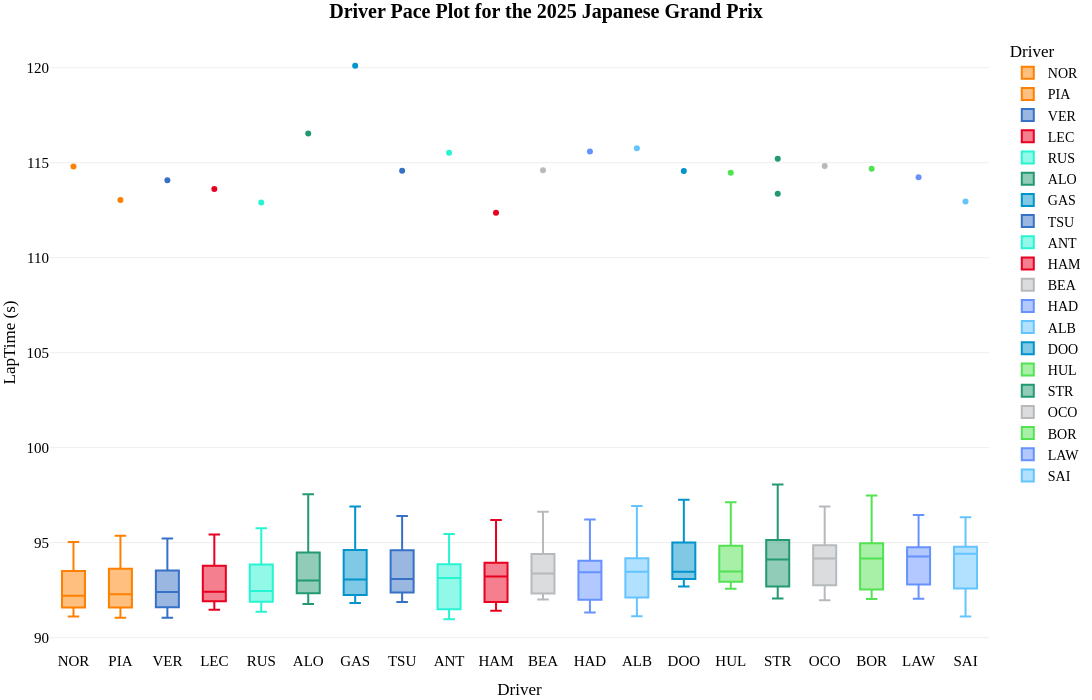

The code cell stored with this chart in its notebook:
### Code cell
fig_pace=px.box(
    transformed_laps.sort_values(by=["median","LapNumber"]),
    x="Driver",
    y="LapTime (s)",
    color='Driver',
    template="xgridoff",
    title="<b>Driver Pace Plot for the {} {}</b>".format(year,gp),
    # palette=team_palette,
    # whiskerprops=dict(color="white"),
    # boxprops=dict(edgecolor="white"),
    # medianprops=dict(color="grey"),
    # capprops=dict(color="white"),
    height=700, width=1200,

color_discrete_map={
                 "VER": "#3671C6",
                 "TSU": "#3671C6",
                 "LEC": "#E80020",
                 "HAM": "#E80020",
                 "NOR": "#FF8000",
                 "PIA": "#FF8000",
                 "RUS": "#27F4D2",
                 "ANT": "#27F4D2",
                 "GAS": "#0093CC",
                 "DOO": "#0093CC",
                 "ALO": "#229971",
                 "STR": "#229971",
                 "SAI": "#64C4FF",
                 "ALB": "#64C4FF",
                 "HUL": "#52e252",
                 "BOR": "#52e252",
                 "LAW": "#6692FF",
                 "HAD": "#6692FF",
                 "OCO": "#B6BABD",
                 "BEA": "#B6BABD"
          }
)
fig_pace.update_traces(opacity=1)
fig_pace.update_layout(
    title_x=0.5,
    hoverlabel=dict(
    bgcolor="white",
    font_size=16,
    font_family="PT Sans Narrow"
    ),
    yaxis = dict(tickfont = dict(size=15)),
    xaxis = dict(tickfont = dict(size=15)),
    font=dict(
        family="PT Sans Narrow",
        size=14,
        color="Black"
    ),
    title_font_family="PT Sans Narrow",
    margin=dict(l=50, r=5, t=35, b=50)
)
fig_pace.show()

### Figure 1 — Plotly figure (JSON) as saved in the notebook; plotly's stock layout.template omitted (floating-point values rounded to 4 significant figures)
{"data": [{"alignmentgroup": "True", "hovertemplate": "Driver=%{x}<br>LapTime (s)=%{y}<extra></extra>", "legendgroup": "NOR", "marker": {"color": "#FF8000"}, "name": "NOR", "notched": false, "offsetgroup": "NOR", "opacity": 1, "orientation": "v", "showlegend": true, "type": "box", "x": ["NOR", "NOR", "NOR", "NOR", "NOR", "NOR", "NOR", "NOR", "NOR", "NOR", "NOR", "NOR", "NOR", "NOR", "NOR", "NOR", "NOR", "NOR", "NOR", "NOR", "NOR", "NOR", "NOR", "NOR", "NOR", "NOR", "NOR", "NOR", "NOR", "NOR", "NOR", "NOR", "NOR", "NOR", "NOR", "NOR", "NOR", "NOR", "NOR", "NOR", "NOR", "NOR", "NOR", "NOR", "NOR", "NOR", "NOR", "NOR", "NOR", "NOR", "NOR", "NOR"], "x0": " ", "xaxis": "x", "y": [93.95, 93.79, 93.84, 93.95, 93.94, 93.82, 93.59, 93.51, 93.65, 93.57, 93.47, 93.47, 93.51, 93.51, 93.4, 93.33, 93.26, 92.99, 93.12, 95.03, 114.8, 92.72, 92.72, 92.24, 92.57, 92.3, 92.08, 92.18, 92.11, 91.76, 91.91, 91.91, 91.9, 91.98, 91.63, 91.74, 91.66, 91.96, 91.59, 91.52, 91.46, 91.57, 91.41, 91.52, 91.38, 91.36, 91.4, 91.46, 91.15, 91.12, 91.45, 91.42], "y0": " ", "yaxis": "y"}, {"alignmentgroup": "True", "hovertemplate": "Driver=%{x}<br>LapTime (s)=%{y}<extra></extra>", "legendgroup": "PIA", "marker": {"color": "#FF8000"}, "name": "PIA", "notched": false, "offsetgroup": "PIA", "opacity": 1, "orientation": "v", "showlegend": true, "type": "box", "x": ["PIA", "PIA", "PIA", "PIA", "PIA", "PIA", "PIA", "PIA", "PIA", "PIA", "PIA", "PIA", "PIA", "PIA", "PIA", "PIA", "PIA", "PIA", "PIA", "PIA", "PIA", "PIA", "PIA", "PIA", "PIA", "PIA", "PIA", "PIA", "PIA", "PIA", "PIA", "PIA", "PIA", "PIA", "PIA", "PIA", "PIA", "PIA", "PIA", "PIA", "PIA", "PIA", "PIA", "PIA", "PIA", "PIA", "PIA", "PIA", "PIA", "PIA", "PIA", "PIA"], "x0": " ", "xaxis": "x", "y": [94.08, 94.04, 93.7, 93.97, 93.83, 93.85, 93.77, 93.59, 94.17, 93.48, 93.33, 93.25, 93.56, 93.36, 93.57, 93.67, 93.66, 93.44, 95.36, 113.0, 93.84, 93.02, 92.39, 92.4, 92.44, 92.44, 92.14, 92.18, 92.05, 92.0, 91.83, 91.43, 91.68, 91.85, 91.61, 91.62, 91.76, 91.63, 91.47, 91.56, 91.33, 91.42, 91.88, 91.55, 91.28, 91.22, 91.11, 91.84, 91.54, 91.14, 91.2, 91.04], "y0": " ", "yaxis": "y"}, {"alignmentgroup": "True", "hovertemplate": "Driver=%{x}<br>LapTime (s)=%{y}<extra></extra>", "legendgroup": "VER", "marker": {"color": "#3671C6"}, "name": "VER", "notched": false, "offsetgroup": "VER", "opacity": 1, "orientation": "v", "showlegend": true, "type": "box", "x": ["VER", "VER", "VER", "VER", "VER", "VER", "VER", "VER", "VER", "VER", "VER", "VER", "VER", "VER", "VER", "VER", "VER", "VER", "VER", "VER", "VER", "VER", "VER", "VER", "VER", "VER", "VER", "VER", "VER", "VER", "VER", "VER", "VER", "VER", "VER", "VER", "VER", "VER", "VER", "VER", "VER", "VER", "VER", "VER", "VER", "VER", "VER", "VER", "VER", "VER", "VER", "VER"], "x0": " ", "xaxis": "x", "y": [93.94, 93.64, 93.74, 93.78, 93.65, 93.53, 93.54, 93.53, 93.56, 93.5, 93.64, 93.64, 93.38, 93.37, 93.43, 93.54, 93.35, 93.36, 93.06, 95.22, 114.1, 92.68, 92.29, 92.51, 92.45, 92.35, 92.46, 92.15, 92.65, 91.73, 92.03, 91.81, 91.78, 92.01, 91.76, 91.74, 91.79, 91.78, 91.51, 91.58, 91.47, 91.44, 91.6, 91.6, 91.47, 91.38, 91.36, 91.28, 91.36, 91.19, 91.04, 91.55], "y0": " ", "yaxis": "y"}, {"alignmentgroup": "True", "hovertemplate": "Driver=%{x}<br>LapTime (s)=%{y}<extra></extra>", "legendgroup": "LEC", "marker": {"color": "#E80020"}, "name": "LEC", "notched": false, "offsetgroup": "LEC", "opacity": 1, "orientation": "v", "showlegend": true, "type": "box", "x": ["LEC", "LEC", "LEC", "LEC", "LEC", "LEC", "LEC", "LEC", "LEC", "LEC", "LEC", "LEC", "LEC", "LEC", "LEC", "LEC", "LEC", "LEC", "LEC", "LEC", "LEC", "LEC", "LEC", "LEC", "LEC", "LEC", "LEC", "LEC", "LEC", "LEC", "LEC", "LEC", "LEC", "LEC", "LEC", "LEC", "LEC", "LEC", "LEC", "LEC", "LEC", "LEC", "LEC", "LEC", "LEC", "LEC", "LEC", "LEC", "LEC", "LEC", "LEC", "LEC"], "x0": " ", "xaxis": "x", "y": [94.12, 94.13, 93.95, 93.88, 93.88, 93.9, 93.79, 94.06, 93.83, 93.66, 93.78, 93.41, 93.7, 93.47, 93.67, 93.81, 93.65, 93.55, 93.63, 95.42, 113.6, 93.95, 93.12, 92.68, 92.5, 92.54, 92.3, 92.31, 92.06, 92.01, 92.03, 91.77, 92.13, 91.96, 91.91, 92.14, 91.82, 92.22, 91.81, 91.9, 91.96, 91.94, 91.84, 91.66, 92.12, 91.47, 91.77, 91.79, 91.78, 91.91, 91.68, 91.75], "y0": " ", "yaxis": "y"}, {"alignmentgroup": "True", "hovertemplate": "Driver=%{x}<br>LapTime (s)=%{y}<extra></extra>", "legendgroup": "RUS", "marker": {"color": "#27F4D2"}, "name": "RUS", "notched": false, "offsetgroup": "RUS", "opacity": 1, "orientation": "v", "showlegend": true, "type": "box", "x": ["RUS", "RUS", "RUS", "RUS", "RUS", "RUS", "RUS", "RUS", "RUS", "RUS", "RUS", "RUS", "RUS", "RUS", "RUS", "RUS", "RUS", "RUS", "RUS", "RUS", "RUS", "RUS", "RUS", "RUS", "RUS", "RUS", "RUS", "RUS", "RUS", "RUS", "RUS", "RUS", "RUS", "RUS", "RUS", "RUS", "RUS", "RUS", "RUS", "RUS", "RUS", "RUS", "RUS", "RUS", "RUS", "RUS", "RUS", "RUS", "RUS", "RUS", "RUS", "RUS"], "x0": " ", "xaxis": "x", "y": [94.19, 94.2, 94.06, 93.8, 93.92, 94.18, 93.8, 93.82, 93.6, 93.88, 93.86, 93.81, 93.66, 93.71, 93.86, 93.83, 93.97, 95.76, 112.9, 93.24, 94.12, 93.28, 94.34, 92.91, 92.41, 92.61, 92.49, 92.41, 92.36, 92.14, 92.03, 92.08, 92.22, 91.94, 91.82, 91.87, 91.84, 92.07, 91.92, 91.89, 92.14, 91.92, 91.78, 91.62, 91.55, 91.6, 91.54, 91.61, 91.37, 91.36, 91.63, 91.43], "y0": " ", "yaxis": "y"}, {"alignmentgroup": "True", "hovertemplate": "Driver=%{x}<br>LapTime (s)=%{y}<extra></extra>", "legendgroup": "ALO", "marker": {"color": "#229971"}, "name": "ALO", "notched": false, "offsetgroup": "ALO", "opacity": 1, "orientation": "v", "showlegend": true, "type": "box", "x": ["ALO", "ALO", "ALO", "ALO", "ALO", "ALO", "ALO", "ALO", "ALO", "ALO", "ALO", "ALO", "ALO", "ALO", "ALO", "ALO", "ALO", "ALO", "ALO", "ALO", "ALO", "ALO", "ALO", "ALO", "ALO", "ALO", "ALO", "ALO", "ALO", "ALO", "ALO", "ALO", "ALO", "ALO", "ALO", "ALO", "ALO", "ALO", "ALO", "ALO", "ALO", "ALO", "ALO", "ALO", "ALO", "ALO", "ALO", "ALO", "ALO", "ALO", "ALO", "ALO"], "x0": " ", "xaxis": "x", "y": [95.69, 94.76, 94.61, 94.6, 94.72, 94.4, 94.5, 94.48, 94.5, 94.48, 94.51, 94.33, 94.55, 94.31, 94.46, 94.44, 94.37, 94.11, 94.17, 95.19, 94.4, 94.47, 97.55, 116.5, 92.86, 93.08, 93.02, 92.86, 92.98, 92.85, 92.7, 92.51, 92.34, 92.67, 92.6, 92.47, 92.54, 92.78, 92.31, 92.48, 92.26, 92.15, 92.13, 92.25, 91.91, 92.27, 92.06, 91.93, 92.06, 91.77, 92.02, 92.28], "y0": " ", "yaxis": "y"}, {"alignmentgroup": "True", "hovertemplate": "Driver=%{x}<br>LapTime (s)=%{y}<extra></extra>", "legendgroup": "GAS", "marker": {"color": "#0093CC"}, "name": "GAS", "notched": false, "offsetgroup": "GAS", "opacity": 1, "orientation": "v", "showlegend": true, "type": "box", "x": ["GAS", "GAS", "GAS", "GAS", "GAS", "GAS", "GAS", "GAS", "GAS", "GAS", "GAS", "GAS", "GAS", "GAS", "GAS", "GAS", "GAS", "GAS", "GAS", "GAS", "GAS", "GAS", "GAS", "GAS", "GAS", "GAS", "GAS", "GAS", "GAS", "GAS", "GAS", "GAS", "GAS", "GAS", "GAS", "GAS", "GAS", "GAS", "GAS", "GAS", "GAS", "GAS", "GAS", "GAS", "GAS", "GAS", "GAS", "GAS", "GAS", "GAS", "GAS", "GAS"], "x0": " ", "xaxis": "x", "y": [95.86, 94.95, 94.71, 94.55, 94.85, 94.58, 94.77, 94.55, 94.68, 94.67, 94.54, 94.3, 94.3, 94.29, 94.66, 94.63, 94.69, 94.4, 94.36, 94.6, 96.09, 94.41, 96.9, 120.1, 93.25, 92.94, 92.91, 92.65, 92.7, 92.62, 92.68, 92.51, 92.44, 92.3, 92.18, 92.35, 92.26, 92.38, 92.45, 92.13, 92.08, 92.02, 91.93, 92.01, 92.05, 92.22, 92.02, 92.09, 92.11, 91.95, 91.82, 93.17], "y0": " ", "yaxis": "y"}, {"alignmentgroup": "True", "hovertemplate": "Driver=%{x}<br>LapTime (s)=%{y}<extra></extra>", "legendgroup": "TSU", "marker": {"color": "#3671C6"}, "name": "TSU", "notched": false, "offsetgroup": "TSU", "opacity": 1, "orientation": "v", "showlegend": true, "type": "box", "x": ["TSU", "TSU", "TSU", "TSU", "TSU", "TSU", "TSU", "TSU", "TSU", "TSU", "TSU", "TSU", "TSU", "TSU", "TSU", "TSU", "TSU", "TSU", "TSU", "TSU", "TSU", "TSU", "TSU", "TSU", "TSU", "TSU", "TSU", "TSU", "TSU", "TSU", "TSU", "TSU", "TSU", "TSU", "TSU", "TSU", "TSU", "TSU", "TSU", "TSU", "TSU", "TSU", "TSU", "TSU", "TSU", "TSU", "TSU", "TSU", "TSU", "TSU", "TSU", "TSU"], "x0": " ", "xaxis": "x", "y": [96.08, 95.06, 94.77, 94.57, 94.76, 94.66, 94.82, 94.55, 94.6, 94.67, 94.43, 94.36, 94.6, 94.02, 94.72, 94.59, 94.61, 94.44, 94.33, 94.97, 95.66, 96.4, 114.6, 93.62, 93.75, 92.89, 93.04, 92.95, 92.92, 93.12, 92.73, 92.53, 92.61, 92.42, 92.35, 92.35, 92.51, 92.6, 92.32, 92.52, 92.48, 92.13, 92.19, 92.01, 91.94, 92.38, 91.91, 91.93, 91.98, 91.87, 92.14, 92.09], "y0": " ", "yaxis": "y"}, {"alignmentgroup": "True", "hovertemplate": "Driver=%{x}<br>LapTime (s)=%{y}<extra></extra>", "legendgroup": "ANT", "marker": {"color": "#27F4D2"}, "name": "ANT", "notched": false, "offsetgroup": "ANT", "opacity": 1, "orientation": "v", "showlegend": true, "type": "box", "x": ["ANT", "ANT", "ANT", "ANT", "ANT", "ANT", "ANT", "ANT", "ANT", "ANT", "ANT", "ANT", "ANT", "ANT", "ANT", "ANT", "ANT", "ANT", "ANT", "ANT", "ANT", "ANT", "ANT", "ANT", "ANT", "ANT", "ANT", "ANT", "ANT", "ANT", "ANT", "ANT", "ANT", "ANT", "ANT", "ANT", "ANT", "ANT", "ANT", "ANT", "ANT", "ANT", "ANT", "ANT", "ANT", "ANT", "ANT", "ANT", "ANT", "ANT", "ANT", "ANT"], "x0": " ", "xaxis": "x", "y": [94.53, 94.12, 94.26, 93.79, 94.06, 93.84, 94.02, 93.88, 93.72, 94.22, 94.18, 93.77, 93.97, 93.77, 93.86, 93.91, 93.86, 93.75, 93.56, 93.15, 93.19, 93.15, 93.06, 93.1, 93.13, 93.35, 93.2, 92.96, 93.06, 95.46, 115.5, 91.4, 91.49, 91.54, 91.57, 91.7, 91.78, 91.84, 91.61, 91.36, 91.49, 91.5, 91.34, 91.31, 91.07, 91.24, 91.14, 91.15, 90.97, 91.05, 91.06, 91.7], "y0": " ", "yaxis": "y"}, {"alignmentgroup": "True", "hovertemplate": "Driver=%{x}<br>LapTime (s)=%{y}<extra></extra>", "legendgroup": "HAM", "marker": {"color": "#E80020"}, "name": "HAM", "notched": false, "offsetgroup": "HAM", "opacity": 1, "orientation": "v", "showlegend": true, "type": "box", "x": ["HAM", "HAM", "HAM", "HAM", "HAM", "HAM", "HAM", "HAM", "HAM", "HAM", "HAM", "HAM", "HAM", "HAM", "HAM", "HAM", "HAM", "HAM", "HAM", "HAM", "HAM", "HAM", "HAM", "HAM", "HAM", "HAM", "HAM", "HAM", "HAM", "HAM", "HAM", "HAM", "HAM", "HAM", "HAM", "HAM", "HAM", "HAM", "HAM", "HAM", "HAM", "HAM", "HAM", "HAM", "HAM", "HAM", "HAM", "HAM", "HAM", "HAM", "HAM", "HAM"], "x0": " ", "xaxis": "x", "y": [95.28, 94.25, 94.15, 93.82, 93.94, 94.14, 93.91, 93.81, 93.52, 93.96, 94.03, 93.93, 93.98, 93.89, 94.07, 93.76, 94.03, 94.08, 93.75, 93.73, 93.7, 93.18, 93.55, 93.39, 93.2, 93.15, 93.04, 93.22, 96.19, 112.4, 91.8, 91.59, 91.88, 92.39, 91.92, 91.89, 91.87, 91.98, 91.66, 91.57, 91.52, 92.63, 92.19, 92.67, 91.79, 91.6, 91.5, 91.94, 91.83, 91.41, 91.84, 91.42], "y0": " ", "yaxis": "y"}, {"alignmentgroup": "True", "hovertemplate": "Driver=%{x}<br>LapTime (s)=%{y}<extra></extra>", "legendgroup": "BEA", "marker": {"color": "#B6BABD"}, "name": "BEA", "notched": false, "offsetgroup": "BEA", "opacity": 1, "orientation": "v", "showlegend": true, "type": "box", "x": ["BEA", "BEA", "BEA", "BEA", "BEA", "BEA", "BEA", "BEA", "BEA", "BEA", "BEA", "BEA", "BEA", "BEA", "BEA", "BEA", "BEA", "BEA", "BEA", "BEA", "BEA", "BEA", "BEA", "BEA", "BEA", "BEA", "BEA", "BEA", "BEA", "BEA", "BEA", "BEA", "BEA", "BEA", "BEA", "BEA", "BEA", "BEA", "BEA", "BEA", "BEA", "BEA", "BEA", "BEA", "BEA", "BEA", "BEA", "BEA", "BEA", "BEA", "BEA", "BEA"], "x0": " ", "xaxis": "x", "y": [95.55, 94.44, 94.47, 94.13, 94.53, 94.75, 94.73, 94.41, 94.22, 94.42, 94.24, 94.23, 94.33, 94.03, 94.42, 94.44, 94.38, 94.25, 94.06, 93.99, 96.63, 96.25, 114.6, 93.13, 93.33, 93.39, 93.38, 93.08, 92.92, 93.38, 93.24, 93.56, 92.17, 92.35, 92.21, 92.33, 92.47, 92.3, 92.1, 92.22, 92.11, 92.07, 93.01, 92.46, 92.5, 92.05, 92.09, 92.01, 92.21, 92.05, 92.08, 92.55], "y0": " ", "yaxis": "y"}, {"alignmentgroup": "True", "hovertemplate": "Driver=%{x}<br>LapTime (s)=%{y}<extra></extra>", "legendgroup": "HAD", "marker": {"color": "#6692FF"}, "name": "HAD", "notched": false, "offsetgroup": "HAD", "opacity": 1, "orientation": "v", "showlegend": true, "type": "box", "x": ["HAD", "HAD", "HAD", "HAD", "HAD", "HAD", "HAD", "HAD", "HAD", "HAD", "HAD", "HAD", "HAD", "HAD", "HAD", "HAD", "HAD", "HAD", "HAD", "HAD", "HAD", "HAD", "HAD", "HAD", "HAD", "HAD", "HAD", "HAD", "HAD", "HAD", "HAD", "HAD", "HAD", "HAD", "HAD", "HAD", "HAD", "HAD", "HAD", "HAD", "HAD", "HAD", "HAD", "HAD", "HAD", "HAD", "HAD", "HAD", "HAD", "HAD", "HAD", "HAD"], "x0": " ", "xaxis": "x", "y": [94.75, 94.17, 94.28, 94.3, 95.45, 94.43, 93.99, 94.16, 93.96, 94.24, 94.08, 94.03, 93.94, 93.89, 94.05, 94.06, 93.89, 93.83, 93.89, 93.7, 93.75, 93.69, 93.64, 96.22, 115.6, 93.2, 93.2, 94.11, 93.24, 93.03, 92.59, 92.36, 92.16, 92.17, 92.08, 92.12, 91.99, 91.97, 92.0, 92.06, 92.03, 91.81, 91.92, 91.73, 91.73, 91.78, 91.68, 91.63, 91.39, 91.46, 91.32, 91.5], "y0": " ", "yaxis": "y"}, {"alignmentgroup": "True", "hovertemplate": "Driver=%{x}<br>LapTime (s)=%{y}<extra></extra>", "legendgroup": "ALB", "marker": {"color": "#64C4FF"}, "name": "ALB", "notched": false, "offsetgroup": "ALB", "opacity": 1, "orientation": "v", "showlegend": true, "type": "box", "x": ["ALB", "ALB", "ALB", "ALB", "ALB", "ALB", "ALB", "ALB", "ALB", "ALB", "ALB", "ALB", "ALB", "ALB", "ALB", "ALB", "ALB", "ALB", "ALB", "ALB", "ALB", "ALB", "ALB", "ALB", "ALB", "ALB", "ALB", "ALB", "ALB", "ALB", "ALB", "ALB", "ALB", "ALB", "ALB", "ALB", "ALB", "ALB", "ALB", "ALB", "ALB", "ALB", "ALB", "ALB", "ALB", "ALB", "ALB", "ALB", "ALB", "ALB", "ALB", "ALB"], "x0": " ", "xaxis": "x", "y": [95.44, 94.5, 94.32, 94.14, 94.45, 94.44, 94.49, 94.19, 94.12, 94.22, 94.0, 93.94, 94.16, 93.81, 94.36, 94.22, 94.08, 94.21, 93.99, 93.82, 93.86, 94.01, 96.93, 115.8, 93.1, 93.82, 92.62, 92.65, 93.23, 93.07, 93.69, 92.59, 92.76, 92.48, 92.23, 92.3, 92.2, 92.18, 92.13, 92.09, 91.98, 91.84, 91.62, 91.64, 91.71, 91.61, 91.33, 91.25, 91.39, 91.29, 91.12, 91.15], "y0": " ", "yaxis": "y"}, {"alignmentgroup": "True", "hovertemplate": "Driver=%{x}<br>LapTime (s)=%{y}<extra></extra>", "legendgroup": "DOO", "marker": {"color": "#0093CC"}, "name": "DOO", "notched": false, "offsetgroup": "DOO", "opacity": 1, "orientation": "v", "showlegend": true, "type": "box", "x": ["DOO", "DOO", "DOO", "DOO", "DOO", "DOO", "DOO", "DOO", "DOO", "DOO", "DOO", "DOO", "DOO", "DOO", "DOO", "DOO", "DOO", "DOO", "DOO", "DOO", "DOO", "DOO", "DOO", "DOO", "DOO", "DOO", "DOO", "DOO", "DOO", "DOO", "DOO", "DOO", "DOO", "DOO", "DOO", "DOO", "DOO", "DOO", "DOO", "DOO", "DOO", "DOO", "DOO", "DOO", "DOO", "DOO", "DOO", "DOO", "DOO", "DOO", "DOO", "DOO"], "x0": " ", "xaxis": "x", "y": [96.85, 95.65, 95.34, 95.48, 95.35, 94.89, 95.08, 95.07, 95.01, 95.01, 95.19, 95.0, 94.93, 97.25, 114.6, 93.8, 93.6, 93.98, 93.7, 93.81, 93.52, 93.48, 93.37, 93.6, 93.73, 93.45, 93.28, 93.21, 93.15, 93.08, 92.91, 95.14, 93.3, 93.23, 93.17, 92.95, 93.09, 93.14, 93.25, 93.27, 93.18, 92.91, 92.97, 93.01, 92.74, 92.69, 92.81, 93.05, 93.87, 92.94, 92.98, 92.96], "y0": " ", "yaxis": "y"}, {"alignmentgroup": "True", "hovertemplate": "Driver=%{x}<br>LapTime (s)=%{y}<extra></extra>", "legendgroup": "HUL", "marker": {"color": "#52e252"}, "name": "HUL", "notched": false, "offsetgroup": "HUL", "opacity": 1, "orientation": "v", "showlegend": true, "type": "box", "x": ["HUL", "HUL", "HUL", "HUL", "HUL", "HUL", "HUL", "HUL", "HUL", "HUL", "HUL", "HUL", "HUL", "HUL", "HUL", "HUL", "HUL", "HUL", "HUL", "HUL", "HUL", "HUL", "HUL", "HUL", "HUL", "HUL", "HUL", "HUL", "HUL", "HUL", "HUL", "HUL", "HUL", "HUL", "HUL", "HUL", "HUL", "HUL", "HUL", "HUL", "HUL", "HUL", "HUL", "HUL", "HUL", "HUL", "HUL", "HUL", "HUL", "HUL", "HUL", "HUL"], "x0": " ", "xaxis": "x", "y": [97.12, 95.42, 95.27, 95.27, 95.09, 95.25, 94.76, 94.87, 94.6, 94.91, 95.05, 94.48, 94.79, 94.73, 95.0, 94.49, 94.55, 94.31, 94.31, 94.44, 96.74, 114.5, 92.82, 96.86, 93.53, 92.98, 93.1, 92.85, 92.9, 92.57, 92.68, 93.24, 93.44, 93.21, 93.22, 93.19, 92.85, 93.05, 93.3, 93.95, 92.94, 92.86, 92.73, 92.91, 93.02, 92.78, 93.62, 92.87, 92.94, 92.99, 92.95, 92.8], "y0": " ", "yaxis": "y"}, {"alignmentgroup": "True", "hovertemplate": "Driver=%{x}<br>LapTime (s)=%{y}<extra></extra>", "legendgroup": "STR", "marker": {"color": "#229971"}, "name": "STR", "notched": false, "offsetgroup": "STR", "opacity": 1, "orientation": "v", "showlegend": true, "type": "box", "x": ["STR", "STR", "STR", "STR", "STR", "STR", "STR", "STR", "STR", "STR", "STR", "STR", "STR", "STR", "STR", "STR", "STR", "STR", "STR", "STR", "STR", "STR", "STR", "STR", "STR", "STR", "STR", "STR", "STR", "STR", "STR", "STR", "STR", "STR", "STR", "STR", "STR", "STR", "STR", "STR", "STR", "STR", "STR", "STR", "STR", "STR", "STR", "STR", "STR", "STR", "STR"], "x0": " ", "xaxis": "x", "y": [97.02, 95.47, 95.16, 95.42, 95.29, 95.1, 95.36, 97.95, 115.2, 94.85, 95.24, 95.15, 94.59, 94.41, 94.89, 94.66, 94.45, 94.06, 93.65, 93.62, 93.77, 94.12, 94.15, 94.74, 94.26, 94.02, 94.13, 94.13, 95.97, 113.4, 92.36, 92.46, 92.87, 93.04, 92.69, 92.78, 92.74, 92.86, 92.7, 92.57, 92.43, 92.44, 93.17, 98.06, 92.69, 92.44, 92.55, 92.37, 92.22, 92.15, 92.05], "y0": " ", "yaxis": "y"}, {"alignmentgroup": "True", "hovertemplate": "Driver=%{x}<br>LapTime (s)=%{y}<extra></extra>", "legendgroup": "OCO", "marker": {"color": "#B6BABD"}, "name": "OCO", "notched": false, "offsetgroup": "OCO", "opacity": 1, "orientation": "v", "showlegend": true, "type": "box", "x": ["OCO", "OCO", "OCO", "OCO", "OCO", "OCO", "OCO", "OCO", "OCO", "OCO", "OCO", "OCO", "OCO", "OCO", "OCO", "OCO", "OCO", "OCO", "OCO", "OCO", "OCO", "OCO", "OCO", "OCO", "OCO", "OCO", "OCO", "OCO", "OCO", "OCO", "OCO", "OCO", "OCO", "OCO", "OCO", "OCO", "OCO", "OCO", "OCO", "OCO", "OCO", "OCO", "OCO", "OCO", "OCO", "OCO", "OCO", "OCO", "OCO", "OCO", "OCO", "OCO"], "x0": " ", "xaxis": "x", "y": [96.9, 95.53, 95.17, 95.36, 95.16, 95.04, 95.05, 95.03, 94.86, 94.84, 94.87, 94.57, 94.82, 94.72, 94.94, 94.71, 94.77, 94.5, 94.36, 94.21, 94.36, 94.12, 94.23, 94.05, 96.45, 94.01, 93.92, 94.83, 94.1, 93.89, 96.14, 114.8, 92.91, 92.84, 92.78, 92.68, 92.74, 92.77, 92.52, 92.44, 92.26, 92.47, 92.19, 92.31, 92.54, 92.27, 91.97, 92.44, 92.34, 92.81, 92.94, 93.11], "y0": " ", "yaxis": "y"}, {"alignmentgroup": "True", "hovertemplate": "Driver=%{x}<br>LapTime (s)=%{y}<extra></extra>", "legendgroup": "BOR", "marker": {"color": "#52e252"}, "name": "BOR", "notched": false, "offsetgroup": "BOR", "opacity": 1, "orientation": "v", "showlegend": true, "type": "box", "x": ["BOR", "BOR", "BOR", "BOR", "BOR", "BOR", "BOR", "BOR", "BOR", "BOR", "BOR", "BOR", "BOR", "BOR", "BOR", "BOR", "BOR", "BOR", "BOR", "BOR", "BOR", "BOR", "BOR", "BOR", "BOR", "BOR", "BOR", "BOR", "BOR", "BOR", "BOR", "BOR", "BOR", "BOR", "BOR", "BOR", "BOR", "BOR", "BOR", "BOR", "BOR", "BOR", "BOR", "BOR", "BOR", "BOR", "BOR", "BOR", "BOR", "BOR", "BOR", "BOR"], "x0": " ", "xaxis": "x", "y": [96.99, 95.68, 94.97, 95.04, 95.56, 95.28, 95.21, 95.47, 94.46, 94.7, 94.9, 94.63, 94.97, 94.86, 94.6, 94.64, 94.72, 94.2, 94.54, 94.37, 94.49, 94.12, 93.8, 93.64, 95.23, 95.02, 95.01, 93.81, 93.69, 97.48, 114.7, 92.47, 93.18, 92.95, 92.93, 92.86, 92.52, 92.54, 92.49, 92.15, 92.22, 92.23, 92.35, 92.03, 92.69, 92.28, 92.26, 92.2, 92.4, 92.53, 92.99, 92.95], "y0": " ", "yaxis": "y"}, {"alignmentgroup": "True", "hovertemplate": "Driver=%{x}<br>LapTime (s)=%{y}<extra></extra>", "legendgroup": "LAW", "marker": {"color": "#6692FF"}, "name": "LAW", "notched": false, "offsetgroup": "LAW", "opacity": 1, "orientation": "v", "showlegend": true, "type": "box", "x": ["LAW", "LAW", "LAW", "LAW", "LAW", "LAW", "LAW", "LAW", "LAW", "LAW", "LAW", "LAW", "LAW", "LAW", "LAW", "LAW", "LAW", "LAW", "LAW", "LAW", "LAW", "LAW", "LAW", "LAW", "LAW", "LAW", "LAW", "LAW", "LAW", "LAW", "LAW", "LAW", "LAW", "LAW", "LAW", "LAW", "LAW", "LAW", "LAW", "LAW", "LAW", "LAW", "LAW", "LAW", "LAW", "LAW", "LAW", "LAW", "LAW", "LAW", "LAW", "LAW"], "x0": " ", "xaxis": "x", "y": [96.33, 95.23, 95.1, 95.17, 95.06, 95.11, 94.69, 94.71, 94.55, 94.84, 94.8, 94.59, 94.74, 94.7, 94.63, 94.54, 94.58, 94.34, 94.77, 94.6, 94.69, 94.46, 94.19, 94.12, 94.02, 94.06, 93.98, 93.96, 94.11, 95.82, 95.11, 96.45, 114.2, 92.2, 93.39, 92.8, 92.24, 92.04, 92.43, 92.29, 92.11, 92.37, 92.51, 92.68, 92.78, 92.7, 92.8, 92.94, 92.7, 92.93, 92.8, 93.24], "y0": " ", "yaxis": "y"}, {"alignmentgroup": "True", "hovertemplate": "Driver=%{x}<br>LapTime (s)=%{y}<extra></extra>", "legendgroup": "SAI", "marker": {"color": "#64C4FF"}, "name": "SAI", "notched": false, "offsetgroup": "SAI", "opacity": 1, "orientation": "v", "showlegend": true, "type": "box", "x": ["SAI", "SAI", "SAI", "SAI", "SAI", "SAI", "SAI", "SAI", "SAI", "SAI", "SAI", "SAI", "SAI", "SAI", "SAI", "SAI", "SAI", "SAI", "SAI", "SAI", "SAI", "SAI", "SAI", "SAI", "SAI", "SAI", "SAI", "SAI", "SAI", "SAI", "SAI", "SAI", "SAI", "SAI", "SAI", "SAI", "SAI", "SAI", "SAI", "SAI", "SAI", "SAI", "SAI", "SAI", "SAI", "SAI", "SAI", "SAI", "SAI", "SAI", "SAI", "SAI"], "x0": " ", "xaxis": "x", "y": [96.25, 95.33, 94.77, 95.47, 94.78, 95.31, 94.64, 94.85, 94.43, 94.79, 95.08, 94.56, 95.01, 94.45, 94.85, 94.26, 94.6, 94.41, 94.81, 94.47, 94.63, 94.51, 94.53, 93.93, 94.72, 94.02, 94.04, 94.38, 96.33, 94.39, 94.65, 96.26, 113.0, 91.68, 91.11, 92.09, 92.01, 92.05, 92.27, 92.17, 92.87, 92.94, 92.58, 92.82, 93.05, 92.6, 92.05, 92.96, 91.2, 91.24, 91.53, 91.24], "y0": " ", "yaxis": "y"}], "layout": {"boxmode": "overlay", "font": {"color": "Black", "family": "PT Sans Narrow", "size": 14}, "height": 700, "hoverlabel": {"bgcolor": "white", "font": {"family": "PT Sans Narrow", "size": 16}}, "legend": {"title": {"text": "Driver"}, "tracegroupgap": 0}, "margin": {"b": 50, "l": 50, "r": 5, "t": 35}, "title": {"font": {"family": "PT Sans Narrow"}, "text": "<b>Driver Pace Plot for the 2025 Japanese Grand Prix</b>", "x": 0.5}, "width": 1200, "xaxis": {"anchor": "y", "categoryarray": ["NOR", "PIA", "VER", "LEC", "RUS", "ALO", "GAS", "TSU", "ANT", "HAM", "BEA", "HAD", "ALB", "DOO", "HUL", "STR", "OCO", "BOR", "LAW", "SAI"], "categoryorder": "array", "domain": [0, 1], "tickfont": {"size": 15}, "title": {"text": "Driver"}}, "yaxis": {"anchor": "x", "domain": [0, 1], "tickfont": {"size": 15}, "title": {"text": "LapTime (s)"}}}}
